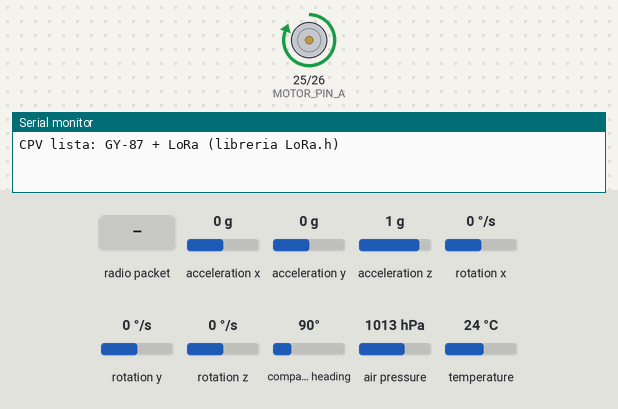
The sketch below on a simulated ESP32. Parts: motor-driver pin pairs drawn as motors (green arrow = first pin HIGH = forward, orange = second pin HIGH = backward, longer = more drive), the last lines printed to the serial monitor. Wiring (inferred from the names in the program): HMC5883L compass at I2C address 0x1E; MPU-6050 motion sensor at I2C address 0x68; BMP180 pressure sensor at I2C address 0x77. The inputs (shaded band) are chosen by the test bench; at power-on: acceleration x 0 g, acceleration y 0 g, acceleration z 1 g, rotation x 0 °/s, rotation y 0 °/s, rotation z 0 °/s, compass heading 90°, air pressure 1013 hPa, temperature 24 °C. No radio packets arrive unless stated.

Above: at 5.1 s.
At 6.1 s:
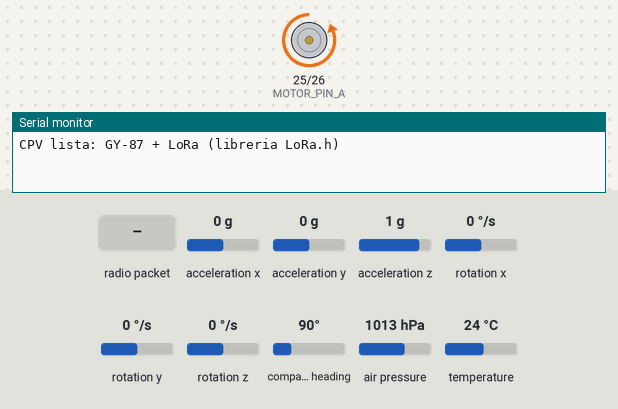
At 8.2 s:
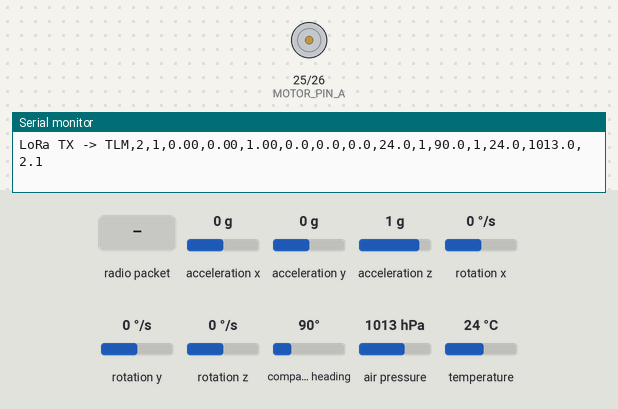
8.3 s: radio packet "ARMAR" arrives
9.8 s: radio packet "0" arrives
Timing chart, 0 to 12.8 s (numbered marks = the images above; inputs shaded):
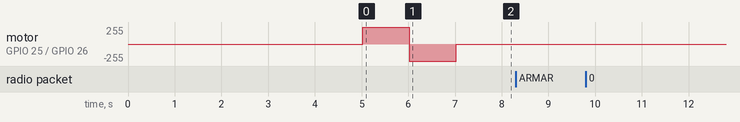

The sketch:

CPV_LoRa_Telemetria_Lib.ino
```cpp
#include <Wire.h>
#include <SPI.h>
#include <LoRa.h>
#include <math.h>

// ============================================================================
// Computadora de Vuelo (CPV) - GY-87 + LoRa (con libreria LoRa.h)
// ----------------------------------------------------------------------------
// - Lee la telemetria del GY-87 (MPU6050 + HMC5883L + BMP180), igual que en
//   GY87_Telemetria_ESP32.ino (a registros crudos via Wire).
// - Envia esa telemetria por LoRa a la Estacion Terrena usando la libreria
//   LoRa.h (Sandeep Mistry), en vez del driver a registros crudos.
// - Escucha comandos que llegan por LoRa desde la Estacion Terrena. Cuando
//   llega "ARMAR" o "ACTIVAR" se llama a la funcion correspondiente. Esas
//   funciones se dejan en blanco a proposito: el usuario coloca alli la
//   logica real (armado del sistema / giro del motor).
// ============================================================================

// Pines I2C (ESP32 por defecto)
#define I2C_SDA 21
#define I2C_SCL 22

// ---------------------------------------------------------------------------
// MPU6050
// ---------------------------------------------------------------------------
#define MPU6050_ADDR 0x68
#define MPU6050_REG_PWR_MGMT_1 0x6B
#define MPU6050_REG_USER_CTRL 0x6A
#define MPU6050_REG_INT_PIN_CFG 0x37
#define MPU6050_REG_ACCEL_XOUT_H 0x3B

const float ACCEL_SCALE = 16384.0f; // LSB/g para rango +-2g
const float GYRO_SCALE = 131.0f;    // LSB/(deg/s) para rango +-250 deg/s

// ---------------------------------------------------------------------------
// HMC5883L
// ---------------------------------------------------------------------------
#define HMC5883L_ADDR 0x1E
#define HMC5883L_REG_CONFIG_A 0x00
#define HMC5883L_REG_CONFIG_B 0x01
#define HMC5883L_REG_MODE 0x02
#define HMC5883L_REG_DATA_X_MSB 0x03

const float HMC5883L_SCALE = 1.0f / 1090.0f; // Gauss/LSB con ganancia por defecto
const float DECLINATION_RAD = 0.0f;          // Declinacion magnetica local (ajustar segun ubicacion)

// ---------------------------------------------------------------------------
// BMP180
// ---------------------------------------------------------------------------
#define BMP180_ADDR 0x77
#define BMP180_REG_CALIB_START 0xAA
#define BMP180_REG_CONTROL 0xF4
#define BMP180_REG_RESULT 0xF6
#define BMP180_CMD_READ_TEMP 0x2E
#define BMP180_CMD_READ_PRESSURE 0x34 // OSS = 0 (sin sobremuestreo)
#define BMP180_OSS 0
#define SEA_LEVEL_PRESSURE_PA 101325.0f

struct Bmp180Calib
{
  int16_t AC1, AC2, AC3;
  uint16_t AC4, AC5, AC6;
  int16_t B1, B2;
  int16_t MB, MC, MD;
};

Bmp180Calib bmpCalib;

uint32_t sampleCount = 0;

// Ultimo numero de secuencia de comando ya ejecutado (para no repetir la
// accion fisica si la Estacion Terrena reenvia el mismo comando por no
// haber recibido el ACK a tiempo).
int ultimoSeqProcesado = -1;

// ---------------------------------------------------------------------------
// LoRa - pines (deben coincidir con la Estacion Terrena)
// ---------------------------------------------------------------------------
#define LORA_SCK 18
#define LORA_MISO 19
#define LORA_MOSI 23
#define LORA_NSS 5
#define LORA_RST 14
#define LORA_DIO0 2

#define LORA_FREQUENCY 433E6 // 433 MHz (ajustar si el modulo es de otra banda)

// ---------------------------------------------------------------------------
// Motor - control de giro (2 pines digitales)
// ---------------------------------------------------------------------------
#define MOTOR_PIN_A 25 // D25
#define MOTOR_PIN_B 26 // D26

// ---------------------------------------------------------------------------
// Utilidades I2C
// ---------------------------------------------------------------------------
void writeRegister(uint8_t deviceAddr, uint8_t reg, uint8_t value)
{
  Wire.beginTransmission(deviceAddr);
  Wire.write(reg);
  Wire.write(value);
  Wire.endTransmission();
}

bool readRegisters(uint8_t deviceAddr, uint8_t startReg, uint8_t *buffer, uint8_t count)
{
  Wire.beginTransmission(deviceAddr);
  Wire.write(startReg);
  if (Wire.endTransmission(false) != 0)
  {
    return false;
  }

  if (Wire.requestFrom((int)deviceAddr, (int)count) != count)
  {
    return false;
  }

  for (uint8_t i = 0; i < count; i++)
  {
    buffer[i] = Wire.read();
  }
  return true;
}

// ---------------------------------------------------------------------------
// MPU6050
// ---------------------------------------------------------------------------
void mpu6050WakeUp()
{
  writeRegister(MPU6050_ADDR, MPU6050_REG_PWR_MGMT_1, 0x00);
}

void mpu6050EnableBypass()
{
  writeRegister(MPU6050_ADDR, MPU6050_REG_USER_CTRL, 0x00);
  writeRegister(MPU6050_ADDR, MPU6050_REG_INT_PIN_CFG, 0x02); // I2C_BYPASS_EN
}

bool mpu6050Read(float &accX, float &accY, float &accZ,
                 float &gyroX, float &gyroY, float &gyroZ,
                 float &tempC)
{
  uint8_t raw[14];
  if (!readRegisters(MPU6050_ADDR, MPU6050_REG_ACCEL_XOUT_H, raw, 14))
  {
    return false;
  }

  int16_t rawAccX = (int16_t)((raw[0] << 8) | raw[1]);
  int16_t rawAccY = (int16_t)((raw[2] << 8) | raw[3]);
  int16_t rawAccZ = (int16_t)((raw[4] << 8) | raw[5]);
  int16_t rawTemp = (int16_t)((raw[6] << 8) | raw[7]);
  int16_t rawGyroX = (int16_t)((raw[8] << 8) | raw[9]);
  int16_t rawGyroY = (int16_t)((raw[10] << 8) | raw[11]);
  int16_t rawGyroZ = (int16_t)((raw[12] << 8) | raw[13]);

  accX = rawAccX / ACCEL_SCALE;
  accY = rawAccY / ACCEL_SCALE;
  accZ = rawAccZ / ACCEL_SCALE;
  gyroX = rawGyroX / GYRO_SCALE;
  gyroY = rawGyroY / GYRO_SCALE;
  gyroZ = rawGyroZ / GYRO_SCALE;
  tempC = (rawTemp / 340.0f) + 36.53f;

  return true;
}

// ---------------------------------------------------------------------------
// HMC5883L
// ---------------------------------------------------------------------------
void hmc5883lInit()
{
  writeRegister(HMC5883L_ADDR, HMC5883L_REG_CONFIG_A, 0x70); // 8 muestras, 15 Hz
  writeRegister(HMC5883L_ADDR, HMC5883L_REG_CONFIG_B, 0x20); // Ganancia por defecto
  writeRegister(HMC5883L_ADDR, HMC5883L_REG_MODE, 0x00);     // Medicion continua
}

bool hmc5883lRead(int16_t &x, int16_t &y, int16_t &z)
{
  uint8_t raw[6];
  if (!readRegisters(HMC5883L_ADDR, HMC5883L_REG_DATA_X_MSB, raw, 6))
  {
    return false;
  }

  // Orden de registros del HMC5883L: X, Z, Y
  x = (int16_t)((raw[0] << 8) | raw[1]);
  z = (int16_t)((raw[2] << 8) | raw[3]);
  y = (int16_t)((raw[4] << 8) | raw[5]);

  return true;
}

// ---------------------------------------------------------------------------
// BMP180
// ---------------------------------------------------------------------------
bool bmp180ReadCalibration()
{
  uint8_t raw[22];
  if (!readRegisters(BMP180_ADDR, BMP180_REG_CALIB_START, raw, 22))
  {
    return false;
  }

  bmpCalib.AC1 = (int16_t)((raw[0] << 8) | raw[1]);
  bmpCalib.AC2 = (int16_t)((raw[2] << 8) | raw[3]);
  bmpCalib.AC3 = (int16_t)((raw[4] << 8) | raw[5]);
  bmpCalib.AC4 = (uint16_t)((raw[6] << 8) | raw[7]);
  bmpCalib.AC5 = (uint16_t)((raw[8] << 8) | raw[9]);
  bmpCalib.AC6 = (uint16_t)((raw[10] << 8) | raw[11]);
  bmpCalib.B1 = (int16_t)((raw[12] << 8) | raw[13]);
  bmpCalib.B2 = (int16_t)((raw[14] << 8) | raw[15]);
  bmpCalib.MB = (int16_t)((raw[16] << 8) | raw[17]);
  bmpCalib.MC = (int16_t)((raw[18] << 8) | raw[19]);
  bmpCalib.MD = (int16_t)((raw[20] << 8) | raw[21]);

  return true;
}

int32_t bmp180ReadRawTemp()
{
  writeRegister(BMP180_ADDR, BMP180_REG_CONTROL, BMP180_CMD_READ_TEMP);
  delay(5);

  uint8_t raw[2];
  readRegisters(BMP180_ADDR, BMP180_REG_RESULT, raw, 2);
  return (int32_t)((raw[0] << 8) | raw[1]);
}

int32_t bmp180ReadRawPressure()
{
  writeRegister(BMP180_ADDR, BMP180_REG_CONTROL, BMP180_CMD_READ_PRESSURE + (BMP180_OSS << 6));
  delay(5); // Suficiente para OSS = 0 (4.5 ms segun datasheet)

  uint8_t raw[3];
  readRegisters(BMP180_ADDR, BMP180_REG_RESULT, raw, 3);
  int32_t up = (int32_t)(((uint32_t)raw[0] << 16) | ((uint32_t)raw[1] << 8) | raw[2]);
  up >>= (8 - BMP180_OSS);
  return up;
}

// Formulas de compensacion segun el datasheet del BMP180
bool bmp180Read(float &temperatureC, float &pressurePa, float &altitudeM)
{
  int32_t ut = bmp180ReadRawTemp();
  int32_t up = bmp180ReadRawPressure();

  int32_t x1 = ((ut - (int32_t)bmpCalib.AC6) * (int32_t)bmpCalib.AC5) >> 15;
  int32_t x2 = ((int32_t)bmpCalib.MC << 11) / (x1 + bmpCalib.MD);
  int32_t b5 = x1 + x2;
  temperatureC = ((b5 + 8) >> 4) / 10.0f;

  int32_t b6 = b5 - 4000;
  x1 = ((int32_t)bmpCalib.B2 * ((b6 * b6) >> 12)) >> 11;
  x2 = ((int32_t)bmpCalib.AC2 * b6) >> 11;
  int32_t x3 = x1 + x2;
  int32_t b3 = ((((int32_t)bmpCalib.AC1 * 4 + x3) << BMP180_OSS) + 2) / 4;

  x1 = ((int32_t)bmpCalib.AC3 * b6) >> 13;
  x2 = ((int32_t)bmpCalib.B1 * ((b6 * b6) >> 12)) >> 16;
  x3 = ((x1 + x2) + 2) >> 2;
  uint32_t b4 = (uint32_t)bmpCalib.AC4 * (uint32_t)(x3 + 32768) >> 15;
  uint32_t b7 = ((uint32_t)up - b3) * (50000 >> BMP180_OSS);

  int32_t p;
  if (b7 < 0x80000000UL)
  {
    p = (b7 * 2) / b4;
  }
  else
  {
    p = (b7 / b4) * 2;
  }

  x1 = (p >> 8) * (p >> 8);
  x1 = (x1 * 3038) >> 16;
  x2 = (-7357 * p) >> 16;
  p = p + ((x1 + x2 + 3791) >> 4);

  pressurePa = (float)p;
  altitudeM = 44330.0f * (1.0f - powf(pressurePa / SEA_LEVEL_PRESSURE_PA, 1.0f / 5.255f));

  return true;
}


// ---------------------------------------------------------------------------
// Comandos desde la Estacion Terrena
// ---------------------------------------------------------------------------

// TODO (usuario): logica real para armar el sistema.
void armarSistema()
{
  digitalWrite(25, HIGH);
  digitalWrite(26, LOW);
  delay(1000);
  digitalWrite(25, LOW);
  digitalWrite(26, LOW);
}

// TODO (usuario): logica real para activar el sistema (giro del motor).
void activarSistema()
{

  digitalWrite(25, LOW);
  digitalWrite(26, HIGH);
  delay(1000);
  digitalWrite(25, LOW);
  digitalWrite(26, LOW);
}

// Responde por LoRa confirmando que el comando con ese numero de secuencia
// fue recibido y ejecutado (o ya lo habia sido antes).
void enviarAck(int seq, const String &comando)
{
  String paquete = "ACK:" + String(seq) + ":" + comando;

  LoRa.beginPacket();
  LoRa.print(paquete);
  LoRa.endPacket();

  Serial.print("ACK enviado a la Estacion Terrena: ");
  Serial.println(paquete);
}

// Formato esperado: "CMD:<seq>:<comando>", por ejemplo "CMD:3:ARMAR".
void procesarComandoRecibido(const String &paquete)
{
  const String prefijo = "CMD:";

  if (!paquete.startsWith(prefijo))
  {
    Serial.print("LoRa RX (ignorado, no es comando): ");
    Serial.println(paquete);
    return;
  }

  String resto = paquete.substring(prefijo.length());
  int sepIdx = resto.indexOf(':');
  if (sepIdx < 0)
  {
    Serial.println("Comando mal formado (falta el numero de secuencia)");
    return;
  }

  int seq = resto.substring(0, sepIdx).toInt();
  String comando = resto.substring(sepIdx + 1);

  Serial.print("Comando recibido desde la Estacion Terrena: ");
  Serial.print(comando);
  Serial.print(" (seq ");
  Serial.print(seq);
  Serial.println(")");

  if (comando != "ARMAR" && comando != "ACTIVAR")
  {
    Serial.println("Comando desconocido");
    return;
  }

  if (seq == ultimoSeqProcesado)
  {
    // Reintento del mismo comando: ya se ejecuto, solo se vuelve a confirmar.
    Serial.println("Reintento del mismo comando: se reconfirma sin re-ejecutar.");
    enviarAck(seq, comando);
    return;
  }

  if (comando == "ARMAR")
  {
    armarSistema();
  }
  else
  {
    activarSistema();
  }

  ultimoSeqProcesado = seq;
  enviarAck(seq, comando);
}

void revisarComandosLoRa()
{
  int packetSize = LoRa.parsePacket();
  if (packetSize == 0)
  {
    return;
  }

  String paquete = "";
  while (LoRa.available())
  {
    paquete += (char)LoRa.read();
  }

  procesarComandoRecibido(paquete);
}

// ---------------------------------------------------------------------------
// Setup / Loop
// ---------------------------------------------------------------------------
void setup()
{
  Serial.begin(115200);

  pinMode(25, OUTPUT);
  pinMode(26, OUTPUT);

  digitalWrite(25, LOW);
  digitalWrite(26, LOW);

  Wire.begin(I2C_SDA, I2C_SCL);

  pinMode(MOTOR_PIN_A, OUTPUT);
  pinMode(MOTOR_PIN_B, OUTPUT);
  digitalWrite(MOTOR_PIN_A, LOW);
  digitalWrite(MOTOR_PIN_B, LOW);

  mpu6050WakeUp();
  mpu6050EnableBypass();
  hmc5883lInit();

  if (!bmp180ReadCalibration())
  {
    Serial.println("Error: no se pudo leer la calibracion del BMP180");
  }

  SPI.begin(LORA_SCK, LORA_MISO, LORA_MOSI, LORA_NSS);
  LoRa.setPins(LORA_NSS, LORA_RST, LORA_DIO0);

  if (!LoRa.begin(LORA_FREQUENCY))
  {
    Serial.println("Error: no se detecto el modulo LoRa");
    while (true)
      ;
  }

  LoRa.setTxPower(17);
  LoRa.setSpreadingFactor(7);
  LoRa.setSignalBandwidth(125E3);
  LoRa.setCodingRate4(5);

  Serial.println("CPV lista: GY-87 + LoRa (libreria LoRa.h)");

  delay(5000);

  digitalWrite(25, HIGH);
  digitalWrite(26, LOW);
  delay(1000);
  digitalWrite(25, LOW);
  digitalWrite(26, HIGH);
  delay(1000);
  digitalWrite(25, LOW);
  digitalWrite(26, LOW);
}

void loop()
{
  sampleCount++;

  // ---- MPU6050: acelerometro + giroscopio ----
  float accX, accY, accZ, gyroX, gyroY, gyroZ, imuTempC;
  bool imuOk = mpu6050Read(accX, accY, accZ, gyroX, gyroY, gyroZ, imuTempC);

  // ---- HMC5883L: magnetometro ----
  int16_t magX, magY, magZ;
  bool magOk = hmc5883lRead(magX, magY, magZ);
  float headingDeg = 0.0f;
  if (magOk)
  {
    float gaussX = magX * HMC5883L_SCALE;
    float gaussY = magY * HMC5883L_SCALE;
    float headingRad = atan2f(gaussY, gaussX) + DECLINATION_RAD;
    if (headingRad < 0)
      headingRad += 2.0f * PI;
    if (headingRad > 2.0f * PI)
      headingRad -= 2.0f * PI;
    if (headingRad < 0)
      headingRad += 2.0f * PI;
    if (headingRad > 2.0f * PI)
      headingRad -= 2.0f * PI;
    headingDeg = headingRad * 180.0f / PI;
  }

  // ---- BMP180: barometro ----
  float baroTempC, pressurePa, altitudeM;
  bool baroOk = bmp180Read(baroTempC, pressurePa, altitudeM);

  // ---- Empaquetar telemetria y enviar por LoRa ----
  char packet[160];
  int packetLen = snprintf(packet, sizeof(packet),
                           "TLM,%lu,%d,%.2f,%.2f,%.2f,%.1f,%.1f,%.1f,%.1f,%d,%.1f,%d,%.1f,%.1f,%.1f",
                           (unsigned long)sampleCount,
                           (int)imuOk, accX, accY, accZ, gyroX, gyroY, gyroZ, imuTempC,
                           (int)magOk, headingDeg,
                           (int)baroOk, baroTempC, pressurePa / 100.0f, altitudeM);

  if (packetLen > 0)
  {
    LoRa.beginPacket();
    LoRa.write((uint8_t *)packet, (size_t)packetLen);
    LoRa.endPacket();

    Serial.print("LoRa TX -> ");
    Serial.println(packet);
  }

  // ---- Ventana de escucha por comandos entrantes de la Estacion Terrena ----
  uint32_t listenStart = millis();
  while (millis() - listenStart < 300)
  {
    revisarComandosLoRa();

  }

  delay(200);
}
```
